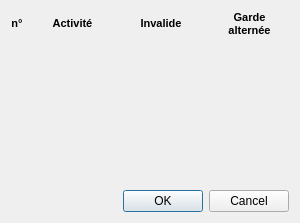
<?xml version="1.0" encoding="UTF-8"?>
<ui version="4.0">
 <class>InfoComp</class>
 <widget class="QDialog" name="InfoComp">
  <property name="geometry">
   <rect>
    <x>0</x>
    <y>0</y>
    <width>300</width>
    <height>223</height>
   </rect>
  </property>
  <property name="sizePolicy">
   <sizepolicy hsizetype="Fixed" vsizetype="Preferred">
    <horstretch>0</horstretch>
    <verstretch>0</verstretch>
   </sizepolicy>
  </property>
  <property name="minimumSize">
   <size>
    <width>300</width>
    <height>0</height>
   </size>
  </property>
  <property name="maximumSize">
   <size>
    <width>300</width>
    <height>16777215</height>
   </size>
  </property>
  <property name="windowTitle">
   <string>Informations complémentaires</string>
  </property>
  <property name="windowIcon">
   <iconset resource="../resources.qrc">
    <normaloff>:/images/people.png</normaloff>:/images/people.png</iconset>
  </property>
  <layout class="QVBoxLayout" name="verticalLayout">
   <item>
    <layout class="QGridLayout" name="gridLayout" columnstretch="0,1,1,1">
     <property name="horizontalSpacing">
      <number>10</number>
     </property>
     <item row="0" column="0">
      <widget class="QLabel" name="label">
       <property name="text">
        <string>&lt;!DOCTYPE HTML PUBLIC &quot;-//W3C//DTD HTML 4.0//EN&quot; &quot;http://www.w3.org/TR/REC-html40/strict.dtd&quot;&gt;
&lt;html&gt;&lt;head&gt;&lt;meta name=&quot;qrichtext&quot; content=&quot;1&quot; /&gt;&lt;style type=&quot;text/css&quot;&gt;
p, li { white-space: pre-wrap; }
&lt;/style&gt;&lt;/head&gt;&lt;body style=&quot; font-family:'MS Shell Dlg 2'; font-size:8.25pt; font-weight:400; font-style:normal;&quot;&gt;
&lt;p align=&quot;center&quot; style=&quot; margin-top:0px; margin-bottom:0px; margin-left:0px; margin-right:0px; -qt-block-indent:0; text-indent:0px;&quot;&gt;&lt;span style=&quot; font-size:8pt; font-weight:600;&quot;&gt;n°&lt;/span&gt;&lt;/p&gt;&lt;/body&gt;&lt;/html&gt;</string>
       </property>
      </widget>
     </item>
     <item row="0" column="2">
      <widget class="QLabel" name="label_2">
       <property name="text">
        <string>&lt;!DOCTYPE HTML PUBLIC &quot;-//W3C//DTD HTML 4.0//EN&quot; &quot;http://www.w3.org/TR/REC-html40/strict.dtd&quot;&gt;
&lt;html&gt;&lt;head&gt;&lt;meta name=&quot;qrichtext&quot; content=&quot;1&quot; /&gt;&lt;style type=&quot;text/css&quot;&gt;
p, li { white-space: pre-wrap; }
&lt;/style&gt;&lt;/head&gt;&lt;body style=&quot; font-family:'MS Shell Dlg 2'; font-size:8.25pt; font-weight:400; font-style:normal;&quot;&gt;
&lt;p align=&quot;center&quot; style=&quot; margin-top:0px; margin-bottom:0px; margin-left:0px; margin-right:0px; -qt-block-indent:0; text-indent:0px;&quot;&gt;&lt;span style=&quot; font-size:8pt; font-weight:600;&quot;&gt;Invalide&lt;/span&gt;&lt;/p&gt;&lt;/body&gt;&lt;/html&gt;</string>
       </property>
      </widget>
     </item>
     <item row="0" column="3">
      <widget class="QLabel" name="label_3">
       <property name="text">
        <string>&lt;!DOCTYPE HTML PUBLIC &quot;-//W3C//DTD HTML 4.0//EN&quot; &quot;http://www.w3.org/TR/REC-html40/strict.dtd&quot;&gt;
&lt;html&gt;&lt;head&gt;&lt;meta name=&quot;qrichtext&quot; content=&quot;1&quot; /&gt;&lt;style type=&quot;text/css&quot;&gt;
p, li { white-space: pre-wrap; }
&lt;/style&gt;&lt;/head&gt;&lt;body style=&quot; font-family:'MS Shell Dlg 2'; font-size:8.25pt; font-weight:400; font-style:normal;&quot;&gt;
&lt;p align=&quot;center&quot; style=&quot; margin-top:0px; margin-bottom:0px; margin-left:0px; margin-right:0px; -qt-block-indent:0; text-indent:0px;&quot;&gt;&lt;span style=&quot; font-size:8pt; font-weight:600;&quot;&gt;Garde&lt;/span&gt;&lt;/p&gt;
&lt;p align=&quot;center&quot; style=&quot; margin-top:0px; margin-bottom:0px; margin-left:0px; margin-right:0px; -qt-block-indent:0; text-indent:0px;&quot;&gt;&lt;span style=&quot; font-size:8pt; font-weight:600;&quot;&gt;alternée&lt;/span&gt;&lt;/p&gt;&lt;/body&gt;&lt;/html&gt;</string>
       </property>
      </widget>
     </item>
     <item row="0" column="1">
      <widget class="QLabel" name="label_4">
       <property name="text">
        <string>&lt;!DOCTYPE HTML PUBLIC &quot;-//W3C//DTD HTML 4.0//EN&quot; &quot;http://www.w3.org/TR/REC-html40/strict.dtd&quot;&gt;
&lt;html&gt;&lt;head&gt;&lt;meta name=&quot;qrichtext&quot; content=&quot;1&quot; /&gt;&lt;style type=&quot;text/css&quot;&gt;
p, li { white-space: pre-wrap; }
&lt;/style&gt;&lt;/head&gt;&lt;body style=&quot; font-family:'MS Shell Dlg 2'; font-size:8.25pt; font-weight:400; font-style:normal;&quot;&gt;
&lt;p align=&quot;center&quot; style=&quot; margin-top:0px; margin-bottom:0px; margin-left:0px; margin-right:0px; -qt-block-indent:0; text-indent:0px;&quot;&gt;&lt;span style=&quot; font-size:8pt; font-weight:600;&quot;&gt;Activité&lt;/span&gt;&lt;/p&gt;&lt;/body&gt;&lt;/html&gt;</string>
       </property>
      </widget>
     </item>
    </layout>
   </item>
   <item>
    <spacer name="verticalSpacer">
     <property name="orientation">
      <enum>Qt::Vertical</enum>
     </property>
     <property name="sizeHint" stdset="0">
      <size>
       <width>20</width>
       <height>40</height>
      </size>
     </property>
    </spacer>
   </item>
   <item>
    <widget class="QDialogButtonBox" name="buttonBox">
     <property name="orientation">
      <enum>Qt::Horizontal</enum>
     </property>
     <property name="standardButtons">
      <set>QDialogButtonBox::Cancel|QDialogButtonBox::Ok</set>
     </property>
    </widget>
   </item>
  </layout>
 </widget>
 <resources>
  <include location="../resources.qrc"/>
 </resources>
 <connections>
  <connection>
   <sender>buttonBox</sender>
   <signal>accepted()</signal>
   <receiver>InfoComp</receiver>
   <slot>accept()</slot>
   <hints>
    <hint type="sourcelabel">
     <x>248</x>
     <y>254</y>
    </hint>
    <hint type="destinationlabel">
     <x>157</x>
     <y>274</y>
    </hint>
   </hints>
  </connection>
  <connection>
   <sender>buttonBox</sender>
   <signal>rejected()</signal>
   <receiver>InfoComp</receiver>
   <slot>reject()</slot>
   <hints>
    <hint type="sourcelabel">
     <x>316</x>
     <y>260</y>
    </hint>
    <hint type="destinationlabel">
     <x>286</x>
     <y>274</y>
    </hint>
   </hints>
  </connection>
 </connections>
</ui>
